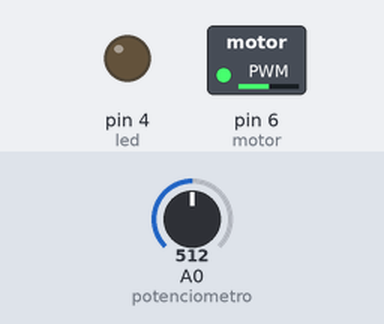
The sketch below on a simulated Arduino Uno, built with avr-gcc and run on an emulated ATmega328P. On the bench: switched loads named in the sketch (green lamp = pin HIGH), output pins drawn as LEDs (lit = HIGH). Inputs (shaded band) come from the test bench; at power-on: A0 (potenciometro) = 512.

Above: at 1.2 s.
1.3 s: A0 (potenciometro) set to 716
At 2.5 s:
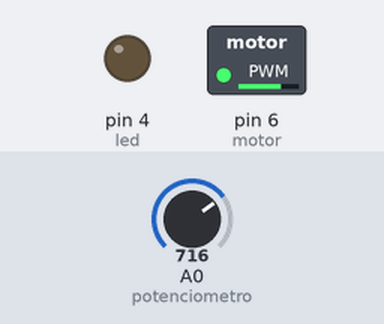
2.8 s: A0 (potenciometro) set to 900
At 3.7 s:
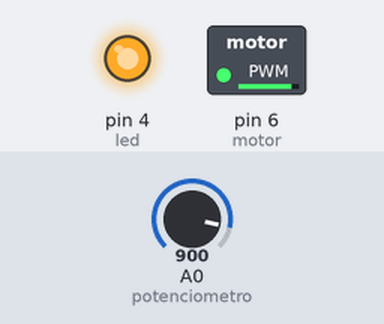
4.3 s: A0 (potenciometro) set to 122
At 4.9 s:
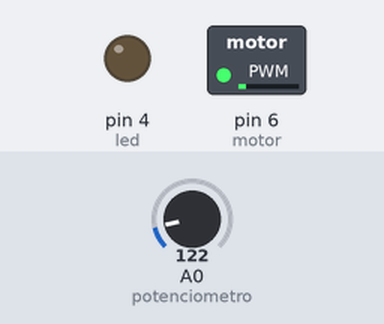
5.8 s: A0 (potenciometro) set to 0
At 7.2 s:
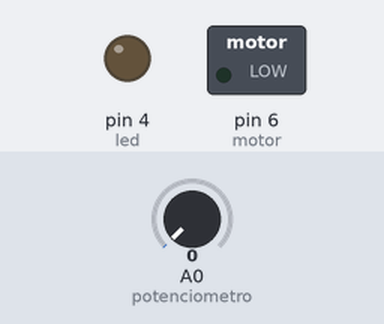
Timing chart, 0 to 8.3 s (numbered marks = the images above; inputs shaded):
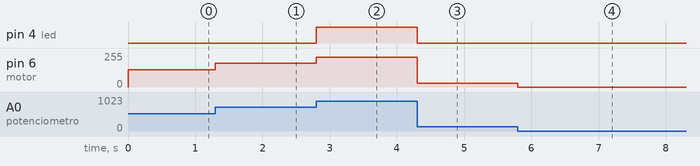

The sketch:

exemplo6-16.ino
```cpp
#define led 4
#define motor 6
int const potenciometro = 0;
int estadoPotenciometro = 0;

void setup() {
    pinMode(led, OUTPUT);
    pinMode(motor, OUTPUT);
    Serial.begin(9600); // Inicializa a comunicação analógica na entrada
}

void loop() {
    estadoPotenciometro = analogRead(potenciometro) / 4; // Ler potenciômetro
    // valor / 4 deixa a leitura entre 0 e 255
    analogWrite(motor, estadoPotenciometro);
    // alerta em 80% de potência
    float limiteAlerta = 0.8 * 255;
    if (estadoPotenciometro >= limiteAlerta) {
        digitalWrite(led, 1);
    } else {
        digitalWrite(led, 0);
    }
}
```

Measured:
- after the input at 1.3 s, pin 6 (motor): 128/255 → 179/255 at once
- after the input at 2.8 s, pin 4 (led): LOW → HIGH at once; pin 6 (motor): 179/255 → 225/255 at once
- after the input at 4.3 s, pin 4 (led): HIGH → LOW at once; pin 6 (motor): 225/255 → 30/255 at once
- after the input at 5.8 s, pin 6 (motor): 30/255 → 0/255 at once
